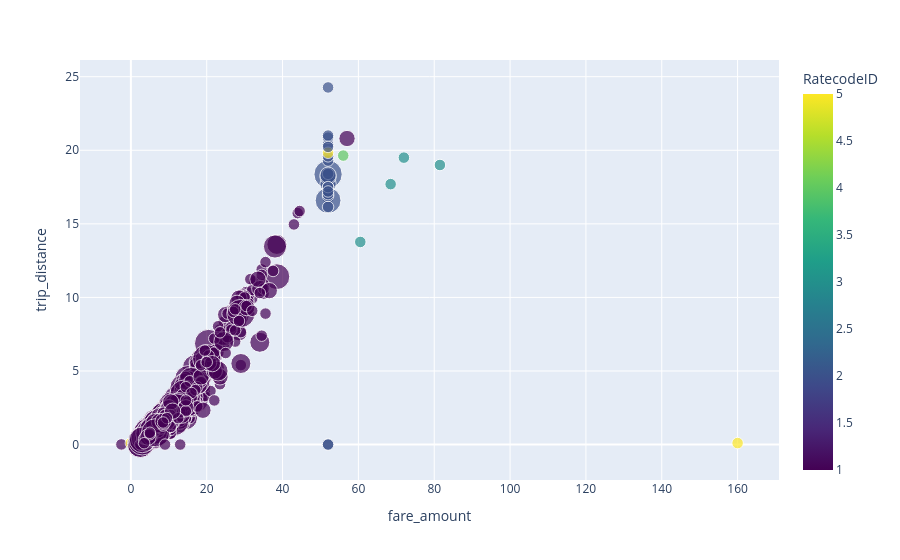

Notebook source saved alongside this figure:
### Markdown cell above
let's observe if longer trips always mean higher fares

### Code cell
fig = df_taxi_all.plot.scatter(
    x="fare_amount",
    y="trip_distance",
    size="passenger_count",
    hover_name="RatecodeID",
    color="RatecodeID",
    color_continuous_scale="Viridis",
)

fig.show()

### Figure 1 — Plotly figure (JSON) as saved in the notebook; plotly's stock layout.template omitted (floating-point values rounded to 4 significant figures; data arrays with more than 128 entries replaced by an {"elided": "..."} marker saying what was removed)
{"data": [{"hovertemplate": "<b>%{hovertext}</b><br><br>fare_amount=%{x}<br>trip_distance=%{y}<br>passenger_count=%{marker.size}<br>RatecodeID=%{marker.color}<extra></extra>", "hovertext": {"elided": "1000 float values"}, "legendgroup": "", "marker": {"color": {"elided": "1000 int values"}, "coloraxis": "coloraxis", "size": {"elided": "1000 int values"}, "sizemode": "area", "sizeref": 0.015, "symbol": "circle"}, "mode": "markers", "name": "", "orientation": "v", "showlegend": false, "type": "scatter", "x": {"elided": "1000 float values"}, "xaxis": "x", "y": {"elided": "1000 float values"}, "yaxis": "y"}], "layout": {"coloraxis": {"colorbar": {"title": {"text": "RatecodeID"}}, "colorscale": [[0, "#440154"], [0.1111, "#482878"], [0.2222, "#3e4989"], [0.3333, "#31688e"], [0.4444, "#26828e"], [0.5556, "#1f9e89"], [0.6667, "#35b779"], [0.7778, "#6ece58"], [0.8889, "#b5de2b"], [1, "#fde725"]]}, "legend": {"itemsizing": "constant", "tracegroupgap": 0}, "margin": {"t": 60}, "xaxis": {"anchor": "y", "domain": [0, 1], "title": {"text": "fare_amount"}}, "yaxis": {"anchor": "x", "domain": [0, 1], "title": {"text": "trip_distance"}}}}
